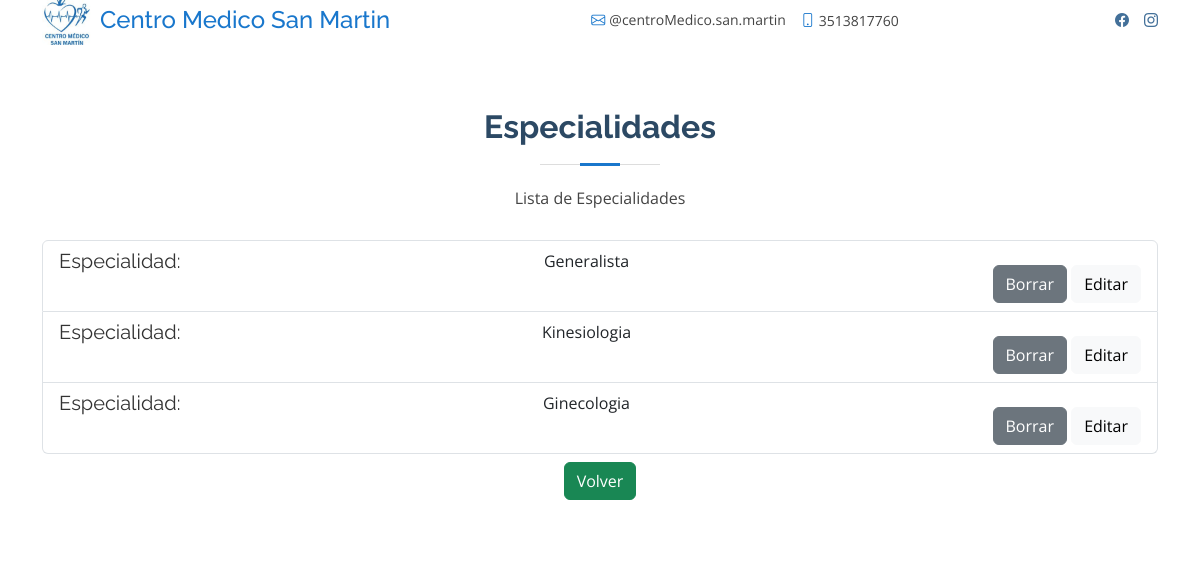
Screenshot of /especialidades/especialidades/ with the database file from the repository.
### especialidades/models.py (models this page shows, shortened)
class Especialidades(models.Model):
    nombre = models.CharField(max_length=50)
    descripcion =models.TextField()
    img = models.ImageField(upload_to='especialidad', null=True, blank=True)

### especialidades/views.py (the view)
# urls.py: path('especialidades/', EspecialidadesListView.as_view(), name='list'),
class EspecialidadesListView(ListView):
    model = Especialidades
    template_name = 'especialidades/especialidades.html'
    context_object_name = 'especialidades'

### especialidades/templates/especialidades/especialidades.html (shortened to what this page needs)
{% extends 'core/IndexAdmin.html' %}
{% block content %}
<section id="doctors" class="doctors">
  <div class="container">
    <div class="section-title">
      <h2>Especialidades</h2>
      <p>Lista de Especialidades</p>
    </div>
    <ul class="list-group">
      {% for especialidad in especialidades %}
        <li class="list-group-item border-bottom text-sm">
          <div class="d-flex align-items-start justify-content-between">
            <div class="member-info">
              <h5 class="text-center font-weight-bold" style="font-weight: normal; color: #333">Especialidad:</h5>
            </div>
            <div class="text-center font-weight-bold">
              <p >{{ especialidad.nombre }}</p>
            </div>
            <div class="mt-3">
              <a href="{% url 'especialidades:delete' pk=especialidad.pk %}" class="btn btn-secondary">Borrar</a>
              <a href="{% url 'especialidades:update' pk=especialidad.pk %}" class="btn btn-light">Editar</a>
            </div>
          </div>
        </li>
      {% endfor %}
    </ul>
  </div>
  <div class="d-flex justify-content-center align-items-center mt-2">
    <a href="{% url 'core:IndexAdmin' %}" class="btn btn-success">Volver</a>
</div>
</section>
{% endblock %}

### core/static/core/css/style.css (style rules this page uses)
body { font-family: "Open Sans", sans-serif; color: #444444; }
a { color: #1977cc; text-decoration: none; }
h1, h2, h3, h4, h5, h6 { font-family: "Raleway", sans-serif; }
section { padding: 60px 0; overflow: hidden; }
.section-title { text-align: center; padding-bottom: 30px; }
.section-title h2 { font-size: 32px; font-weight: bold; margin-bottom: 20px; padding-bottom: 20px; position: relative; color: #2c4964; }
.section-title h2::before { content: ""; position: absolute; display: block; width: 120px; height: 1px; background: #ddd; bottom: 1px; left: calc(50% - 60px); }
.section-title h2::after { content: ""; position: absolute; display: block; width: 40px; height: 3px; background: #1977cc; bottom: 0; left: calc(50% - 20px); }
.section-title p { margin-bottom: 0; }
.doctors { background: #fff; }

### rows the page displays
Especialidades: nombre "Generalista"
Especialidades: nombre "Kinesiologia"
Especialidades: nombre "Ginecologia"
